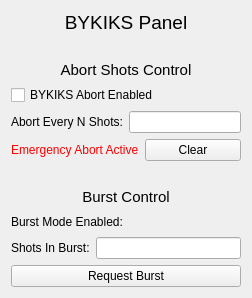
<?xml version="1.0" encoding="UTF-8"?>
<ui version="4.0">
 <class>Form</class>
 <widget class="QWidget" name="Form">
  <property name="enabled">
   <bool>true</bool>
  </property>
  <property name="geometry">
   <rect>
    <x>0</x>
    <y>0</y>
    <width>252</width>
    <height>298</height>
   </rect>
  </property>
  <property name="windowTitle">
   <string>Form</string>
  </property>
  <layout class="QVBoxLayout" name="verticalLayout">
   <item>
    <widget class="PyDMLabel" name="PyDMLabel_4">
     <property name="font">
      <font>
       <pointsize>14</pointsize>
      </font>
     </property>
     <property name="toolTip">
      <string/>
     </property>
     <property name="styleSheet">
      <string notr="true"/>
     </property>
     <property name="text">
      <string>BYKIKS Panel</string>
     </property>
     <property name="alignment">
      <set>Qt::AlignCenter</set>
     </property>
    </widget>
   </item>
   <item>
    <spacer name="verticalSpacer">
     <property name="orientation">
      <enum>Qt::Vertical</enum>
     </property>
     <property name="sizeType">
      <enum>QSizePolicy::Minimum</enum>
     </property>
     <property name="sizeHint" stdset="0">
      <size>
       <width>20</width>
       <height>20</height>
      </size>
     </property>
    </spacer>
   </item>
   <item>
    <widget class="PyDMLabel" name="PyDMLabel_6">
     <property name="font">
      <font>
       <pointsize>11</pointsize>
      </font>
     </property>
     <property name="toolTip">
      <string/>
     </property>
     <property name="autoFillBackground">
      <bool>false</bool>
     </property>
     <property name="styleSheet">
      <string notr="true"/>
     </property>
     <property name="text">
      <string>Abort Shots Control</string>
     </property>
     <property name="alignment">
      <set>Qt::AlignCenter</set>
     </property>
    </widget>
   </item>
   <item>
    <widget class="PyDMCheckbox" name="abort_en_cb">
     <property name="toolTip">
      <string/>
     </property>
     <property name="layoutDirection">
      <enum>Qt::LeftToRight</enum>
     </property>
     <property name="autoFillBackground">
      <bool>false</bool>
     </property>
     <property name="text">
      <string>BYKIKS Abort Enabled</string>
     </property>
     <property name="rules" stdset="0">
      <string>[{&quot;name&quot;: &quot;Enable&quot;, &quot;property&quot;: &quot;Enable&quot;, &quot;expression&quot;: &quot;np.abs(ch[0]) &lt; 1&quot;, &quot;channels&quot;: [{&quot;channel&quot;: &quot;ca://TMO:USER:BYKIKS:ABORT_EN&quot;, &quot;trigger&quot;: true}]}]</string>
     </property>
     <property name="alarmSensitiveBorder" stdset="0">
      <bool>false</bool>
     </property>
     <property name="channel" stdset="0">
      <string>ca://IOC:IN20:EV01:BYKIKS_ABTACT</string>
     </property>
    </widget>
   </item>
   <item>
    <layout class="QHBoxLayout" name="horizontalLayout">
     <item>
      <widget class="PyDMLabel" name="PyDMLabel_3">
       <property name="toolTip">
        <string/>
       </property>
       <property name="styleSheet">
        <string notr="true"/>
       </property>
       <property name="text">
        <string>Abort Every N Shots:</string>
       </property>
      </widget>
     </item>
     <item>
      <widget class="PyDMLineEdit" name="num_shots_le">
       <property name="toolTip">
        <string/>
       </property>
       <property name="rules" stdset="0">
        <string>[{&quot;name&quot;: &quot;Enable&quot;, &quot;property&quot;: &quot;Enable&quot;, &quot;expression&quot;: &quot;np.abs(ch[0]) &lt; 1&quot;, &quot;channels&quot;: [{&quot;channel&quot;: &quot;ca://TMO:USER:BYKIKS:ABORT_EN&quot;, &quot;trigger&quot;: true}]}]</string>
       </property>
       <property name="channel" stdset="0">
        <string>ca://IOC:IN20:EV01:BYKIKS_ABTPRD</string>
       </property>
      </widget>
     </item>
    </layout>
   </item>
   <item>
    <layout class="QHBoxLayout" name="abort_layout">
     <item>
      <widget class="QLabel" name="emer_label">
       <property name="styleSheet">
        <string notr="true">color:red</string>
       </property>
       <property name="text">
        <string>Emergency Abort Active</string>
       </property>
      </widget>
     </item>
     <item>
      <widget class="QPushButton" name="clear_abort_btn">
       <property name="text">
        <string>Clear</string>
       </property>
      </widget>
     </item>
    </layout>
   </item>
   <item>
    <spacer name="verticalSpacer_2">
     <property name="orientation">
      <enum>Qt::Vertical</enum>
     </property>
     <property name="sizeType">
      <enum>QSizePolicy::Minimum</enum>
     </property>
     <property name="sizeHint" stdset="0">
      <size>
       <width>20</width>
       <height>20</height>
      </size>
     </property>
    </spacer>
   </item>
   <item>
    <widget class="PyDMLabel" name="PyDMLabel_7">
     <property name="font">
      <font>
       <pointsize>11</pointsize>
      </font>
     </property>
     <property name="toolTip">
      <string/>
     </property>
     <property name="styleSheet">
      <string notr="true"/>
     </property>
     <property name="text">
      <string>Burst Control</string>
     </property>
     <property name="alignment">
      <set>Qt::AlignCenter</set>
     </property>
    </widget>
   </item>
   <item>
    <layout class="QHBoxLayout" name="horizontalLayout_2">
     <item>
      <widget class="PyDMLabel" name="PyDMLabel_2">
       <property name="toolTip">
        <string/>
       </property>
       <property name="styleSheet">
        <string notr="true"/>
       </property>
       <property name="text">
        <string>Burst Mode Enabled:</string>
       </property>
      </widget>
     </item>
     <item>
      <widget class="PyDMLabel" name="PyDMLabel">
       <property name="toolTip">
        <string/>
       </property>
       <property name="styleSheet">
        <string notr="true"/>
       </property>
       <property name="channel" stdset="0">
        <string>ca://IOC:BSY0:MP01:REQBYKIKSBRST</string>
       </property>
      </widget>
     </item>
    </layout>
   </item>
   <item>
    <layout class="QHBoxLayout" name="horizontalLayout_3">
     <item>
      <widget class="PyDMLabel" name="PyDMLabel_5">
       <property name="toolTip">
        <string/>
       </property>
       <property name="styleSheet">
        <string notr="true"/>
       </property>
       <property name="text">
        <string>Shots In Burst:</string>
       </property>
      </widget>
     </item>
     <item>
      <widget class="PyDMLineEdit" name="PyDMLineEdit_2">
       <property name="toolTip">
        <string/>
       </property>
       <property name="channel" stdset="0">
        <string>ca://PATT:SYS0:1:BYKIKSCNTMAX</string>
       </property>
      </widget>
     </item>
    </layout>
   </item>
   <item>
    <widget class="PyDMPushButton" name="PyDMPushButton">
     <property name="toolTip">
      <string/>
     </property>
     <property name="text">
      <string>Request Burst</string>
     </property>
     <property name="channel" stdset="0">
      <string>ca://PATT:SYS0:1:BYKIKSCTRL</string>
     </property>
     <property name="pressValue" stdset="0">
      <string>1</string>
     </property>
    </widget>
   </item>
  </layout>
 </widget>
 <customwidgets>
  <customwidget>
   <class>PyDMLabel</class>
   <extends>QLabel</extends>
   <header>pydm.widgets.label</header>
  </customwidget>
  <customwidget>
   <class>PyDMCheckbox</class>
   <extends>QCheckBox</extends>
   <header>pydm.widgets.checkbox</header>
  </customwidget>
  <customwidget>
   <class>PyDMLineEdit</class>
   <extends>QLineEdit</extends>
   <header>pydm.widgets.line_edit</header>
  </customwidget>
  <customwidget>
   <class>PyDMPushButton</class>
   <extends>QPushButton</extends>
   <header>pydm.widgets.pushbutton</header>
  </customwidget>
 </customwidgets>
 <resources/>
 <connections/>
</ui>
